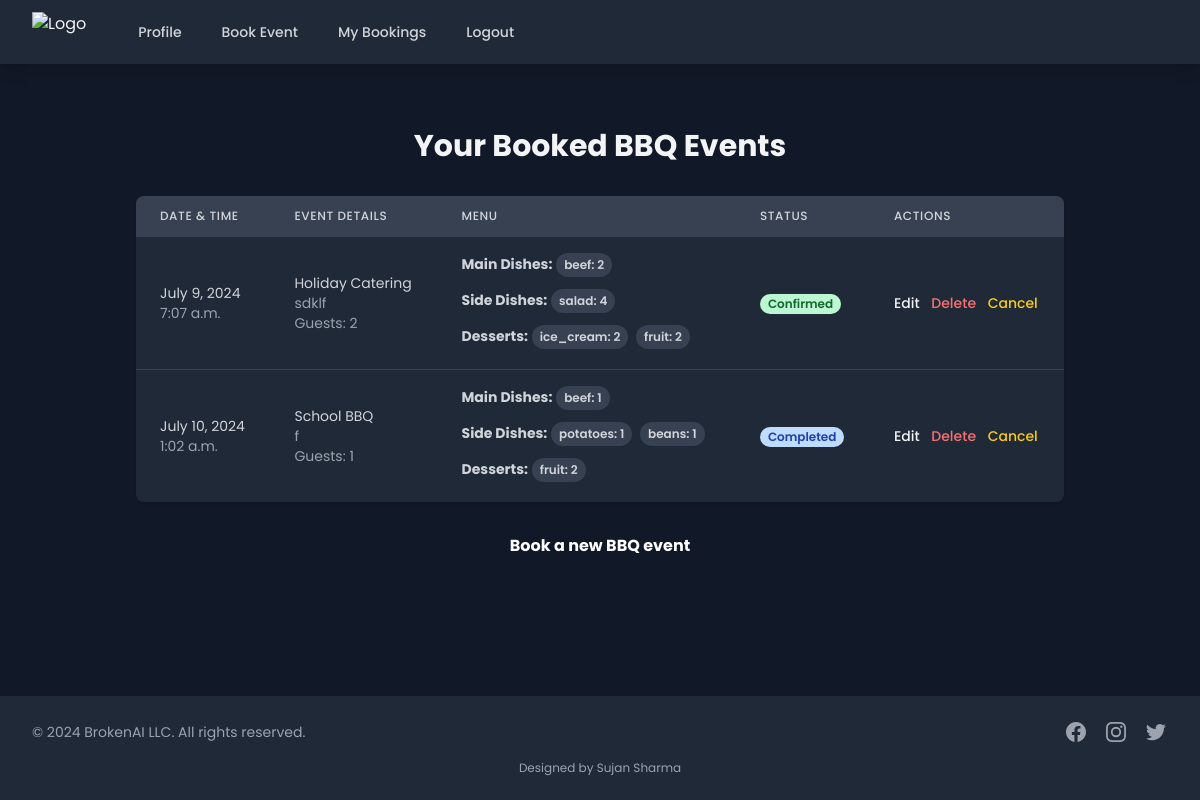
Before: /my-bookings/ (signed in) with the older database file.
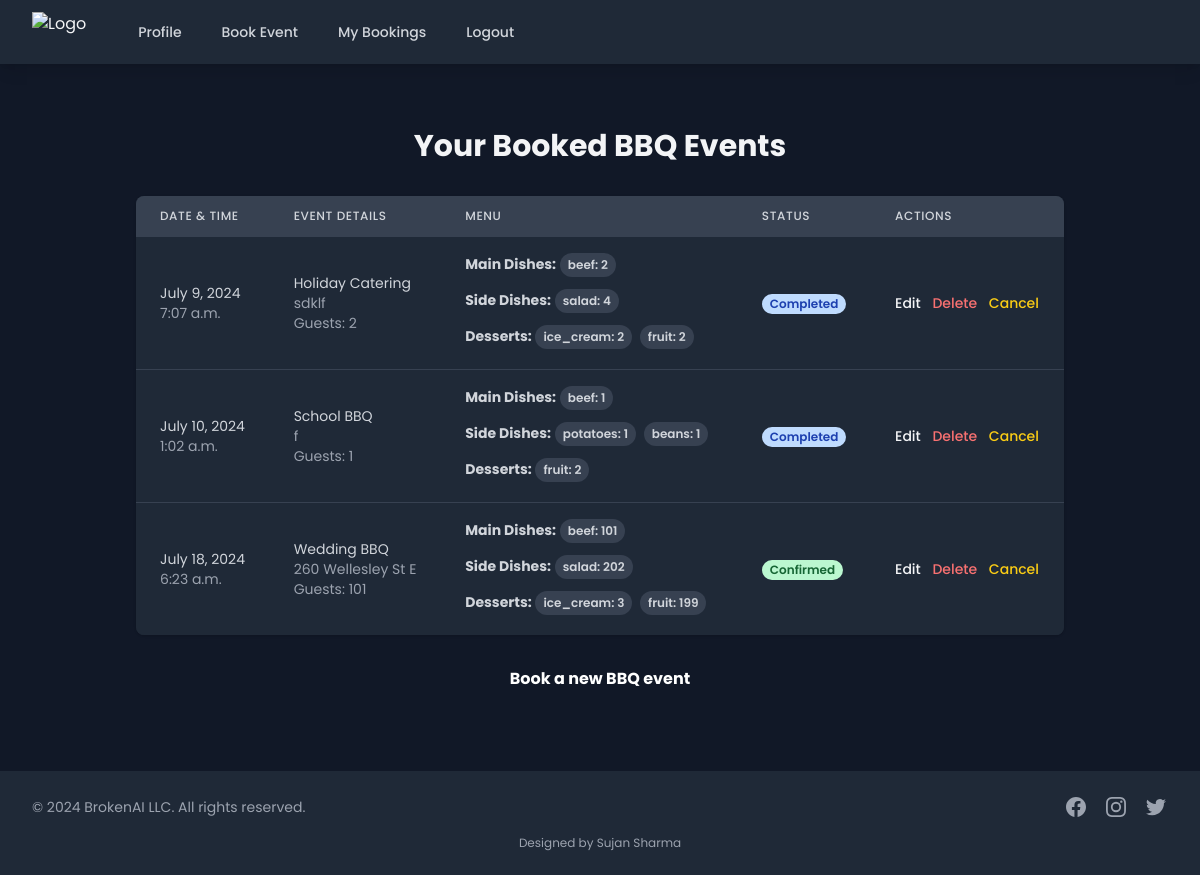
After: the same page with the newer database file.
### accounts/models.py (models this page shows, shortened)
class BBQBooking(models.Model):
    user = models.ForeignKey(settings.AUTH_USER_MODEL, on_delete=models.CASCADE, related_name='bbq_bookings')
    status = models.IntegerField(default=0)  # 0: Pending, 1: Confirmed, 2: Cancelled, 3: Completed
    date = models.DateField()
    time = models.TimeField()
    location = models.CharField(max_length=255)
    guests = models.IntegerField()
    EVENT_TYPES = [
        ('private', 'Private BBQ'),
        ('company', 'Company BBQ'),
        ('wedding', 'Wedding BBQ'),
        ('school', 'School BBQ'),
        ('themed', 'Themed BBQ'),
        ('breakfast', 'Breakfast Catering'),
        ('holiday', 'Holiday Catering'),
    ]
    event_type = models.CharField(max_length=20, choices=EVENT_TYPES, default='private')
    MAIN_DISHES = [
        ('beef', 'Beef'),
        ('chicken', 'Chicken'),
        ('pork', 'Pork'),
        ('fish', 'Fish'),
    ]
    main_dishes = models.JSONField()  # Store as {"beef": 10, "chicken": 5, ...}
    SIDE_DISHES = [
        ('salad', 'Salad'),
        ('corn', 'Corn'),
        ('potatoes', 'Potatoes'),
        ('beans', 'Beans'),
        ('coleslaw', 'Coleslaw'),
    ]
    side_dishes = models.JSONField()  # Store as {"salad": 15, "corn": 10, ...}
    DESSERTS = [
        ('ice_cream', 'Ice Cream'),
        ('fruit', 'Fruit'),
    ]
    desserts = models.JSONField()  # Store as {"ice_cream": 20, "fruit": 10}
    drinks = models.IntegerField()  # Total number of drinks (same as guests)

### accounts/views.py (the view)
# urls.py: path('my-bookings/', views.view_booked_events, name='view_booked_events'),
@login_required
def view_booked_events(request):
    bookings = BBQBooking.objects.filter(user=request.user).order_by('date', 'time')
    return render(request, 'booked_events.html', {'bookings': bookings})

### accounts/templates/booked_events.html (shortened to what the changed rows need)
{% extends "base.html" %}
{% block content %}
<div class="container mx-auto px-4 py-8 max-w-6xl">
    <h2 class="text-3xl font-bold mb-8 text-center text-primary-400">Your Booked BBQ Events</h2>
    {% if bookings %}
    <div class="overflow-x-auto bg-gray-800 rounded-lg shadow">
        <table class="min-w-full divide-y divide-gray-700">
            <thead class="bg-gray-700">
                <tr>
                    <th scope="col"
                        class="px-6 py-3 text-left text-xs font-medium text-gray-300 uppercase tracking-wider">Date &
                        Time</th>
                    <th scope="col"
                        class="px-6 py-3 text-left text-xs font-medium text-gray-300 uppercase tracking-wider">Event
                        Details</th>
                    <th scope="col"
                        class="px-6 py-3 text-left text-xs font-medium text-gray-300 uppercase tracking-wider">Menu</th>
                    <th scope="col"
                        class="px-6 py-3 text-left text-xs font-medium text-gray-300 uppercase tracking-wider">Status
                    </th>
                    <th scope="col"
                        class="px-6 py-3 text-left text-xs font-medium text-gray-300 uppercase tracking-wider">Actions
                    </th>
                </tr>
            </thead>
            <tbody class="bg-gray-800 divide-y divide-gray-700">
                {% for booking in bookings %}
                <tr>
                    <td class="px-6 py-4 whitespace-nowrap">
                        <div class="text-sm text-gray-300">{{ booking.date }}</div>
                        <div class="text-sm text-gray-400">{{ booking.time }}</div>
                    </td>
                    <td class="px-6 py-4 whitespace-nowrap">
                        <div class="text-sm text-gray-300">{{ booking.get_event_type_display }}</div>
                        <div class="text-sm text-gray-400">{{ booking.location }}</div>
                        <div class="text-sm text-gray-400">Guests: {{ booking.guests }}</div>
                    </td>
                    <td class="px-6 py-4">
                        <div class="text-sm text-gray-300">
                            <strong class="text-primary-400">Main Dishes:</strong>
                            {% for dish, count in booking.main_dishes.items %}
                            <span
                                class="inline-block bg-gray-700 rounded-full px-2 py-1 text-xs font-semibold text-gray-300 mr-1 mb-1">
                                {{dish }}: {{ count }}</span>
                            {% endfor %}
                        </div>
                        <div class="text-sm text-gray-300 mt-2">
                            <strong class="text-primary-400">Side Dishes:</strong>
                            {% for dish, count in booking.side_dishes.items %}
                            <span
                                class="inline-block bg-gray-700 rounded-full px-2 py-1 text-xs font-semibold text-gray-300 mr-1 mb-1">
                                {{dish }}: {{ count }}</span>
                            {% endfor %}
                        </div>
                        <div class="text-sm text-gray-300 mt-2">
                            <strong class="text-primary-400">Desserts:</strong>
                            {% for dish, count in booking.desserts.items %}
                            <span
                                class="inline-block bg-gray-700 rounded-full px-2 py-1 text-xs font-semibold text-gray-300 mr-1 mb-1">
                                {{dish }}: {{ count }}</span>
                            {% endfor %}
                        </div>
                    </td>
                    <td class="px-6 py-4 whitespace-nowrap">
                        <span class="px-2 inline-flex text-xs leading-5 font-semibold rounded-full
                            {% if booking.status == 0 %} bg-yellow-200 text-yellow-800
                            {% elif booking.status == 1 %}bg-green-200 text-green-800
                            {% elif booking.status == 2 %}bg-red-200 text-red-800
                            {% else %} bg-blue-200 text-blue-800 {% endif %}">
                            {%if booking.status == 0 %}
                            pending
                            {%elif booking.status == 1 %}
                           Confirmed
                            {%elif booking.status == 2 %}
                            Cancelled
                            {%else%}
                            Completed
                            {%endif%}
                        </span>
                    </td>
                    <td class="px-6 py-4 whitespace-nowrap text-sm font-medium">
                        <a href="{% url 'edit_booking' booking.id %}"
                            class="text-primary-400 hover:text-primary-300 mr-2">Edit</a>
                        <form action="{% url 'delete_booking' booking.id %}" method="post" class="inline">
                            <button type="submit" class="text-red-400 hover:text-red-300 mr-2"
                                onclick="return confirm('Are you sure you want to delete this booking?');">Delete</button>
                        </form>
                        <form action="{% url 'cancel_booking' booking.id %}" method="post" class="inline">
                            <button type="submit" class="text-yellow-400 hover:text-yellow-300"
                                onclick="return confirm('Are you sure you want to cancel this booking?');">Cancel</button>
                        </form>
                    </td>
                </tr>
                {% endfor %}
            </tbody>
        </table>
    </div>
    {% else %}
    <p class="text-center text-gray-400 mt-8">You haven't booked any BBQ events yet.</p>
    {% endif %}
</div>
{% endblock %}

Changed rows visible on the page:
changed BBQBooking "July 9, 2024": status "Confirmed" → "Completed"
added BBQBooking: date "July 18, 2024", time "6:23 a.m.", event_type "Wedding BBQ", location "260 Wellesley St E", guests "101", main_dishes "beef", main_dishes "101", side_dishes "salad", side_dishes "202", desserts "ice_cream" "fruit", desserts "3" "199", status "Confirmed"
